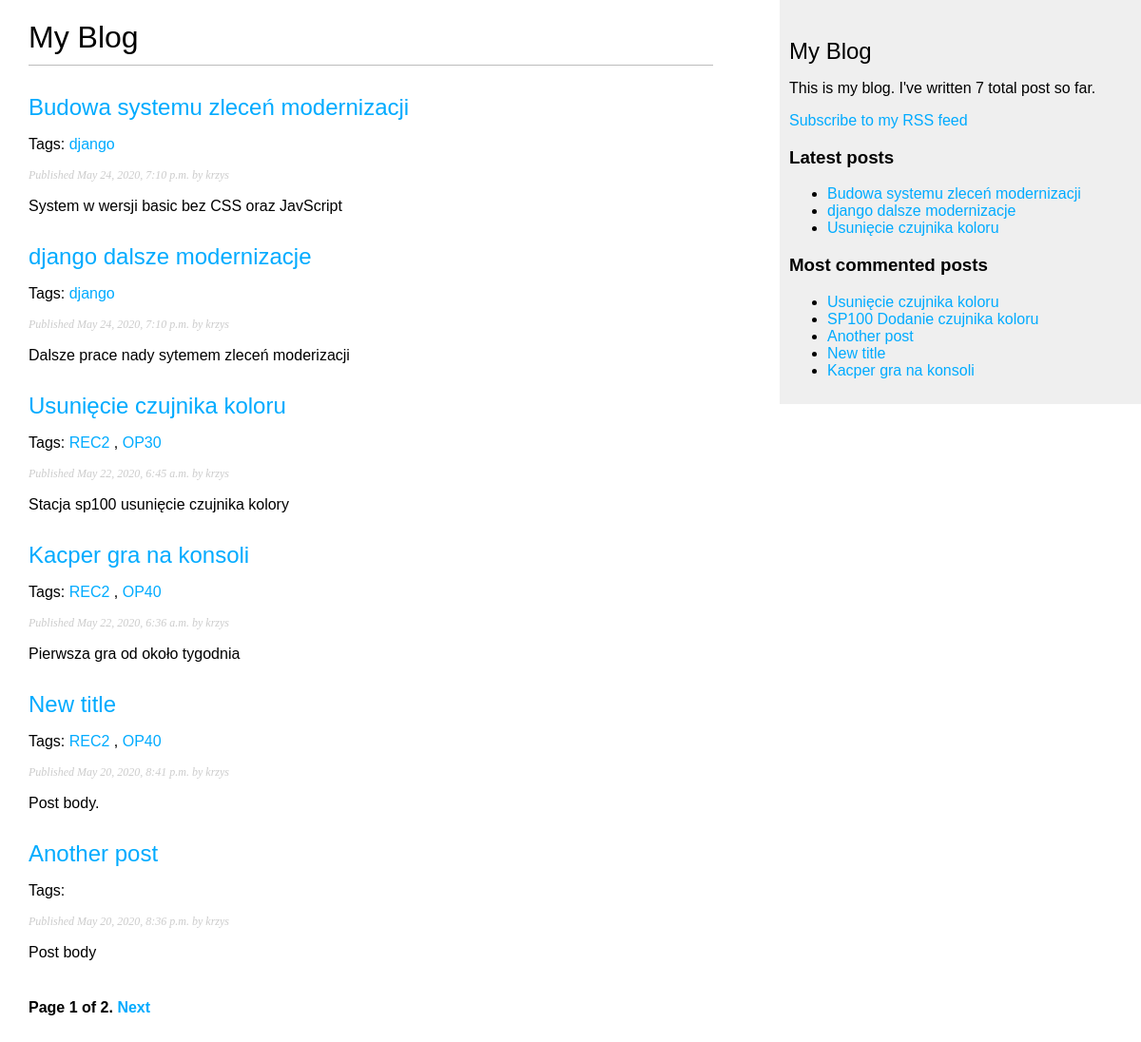
Screenshot of /blog/ with the database file from the repository.
### blog/models.py (models this page shows, shortened)
class Post(models.Model):
    STATUS_CHOICES = (('draft', 'Draft'),
                      ('published', 'Published'),)
    title = models.CharField(max_length=250)
    slug = models.SlugField(max_length=250, unique_for_date='publish')
    author = models.ForeignKey(User, on_delete=models.CASCADE, related_name='blog_posts')
    body = models.TextField()
    publish = models.DateTimeField(default=timezone.now())
    created = models.DateTimeField(auto_now_add=True)
    updated = models.DateTimeField(auto_now=True)
    status = models.CharField(max_length=10, choices=STATUS_CHOICES, default='draft')
    class Meta:
        ordering = ('-publish',)
    objects = models.Manager()  # The default manager.
    published = PublishedManager()
    drafted = DraftedManager()
    def get_absolute_url(self):
        return reverse('blog:post_detail',
                       args=[self.publish.year,
                             self.publish.month,
                             self.publish.day,
                             self.slug])
    tags = TaggableManager()

### blog/views.py (the view)
# urls.py: path('', views.post_list, name='post_list'),
def post_list(request, tag_slug=None):
    object_list = Post.objects.all()
    tag = None
    if tag_slug:
        tag = get_object_or_404(Tag, slug=tag_slug)
        object_list = object_list.filter(tags__in=[tag])
    paginator = Paginator(object_list, 6)  # 3 post in each page
    page = request.GET.get('page')
    try:
        posts = paginator.page(page)
    except PageNotAnInteger:
        posts = paginator.page(1)
    except EmptyPage:
        posts = paginator.page(paginator.num_pages)
    return render(request, 'blog/post/list.html', {'page': page,
                                                   'posts': posts,
                                                   'tag': tag})

### blog/models.py (called while the page is built)
    def get_queryset(self):
        return super(PublishedManager, self).get_queryset().filter(status='published')

### blog/templatetags/blog_tags.py (called while the page is built)
@register.simple_tag
def total_posts():
    return Post.published.count()

@register.inclusion_tag('blog/post/latest_posts.html')
def show_latest_posts(count=5):
    latest_posts = Post.published.order_by('-publish')[:count]
    return {'latest_posts': latest_posts}

@register.simple_tag
def get_most_commented_posts(count=5):
    return Post.published.annotate(total_comments=Count('comments')).order_by('-total_comments')[:count]

@register.filter(name='markdown')
def markdown_format(text):
    return mark_safe(markdown.markdown(text))

### templates/blog/post/list.html (shortened to what this page needs)
{% extends "blog/base.html" %}
{% load blog_tags %}
{% block content %}
    <h1>My Blog</h1>
    {% for post in posts %}
        <h2>
            <a href="{{ post.get_absolute_url }}">
                {{ post.title }}
            </a>
        </h2>
        <p class="tags">
            Tags:
            {% for tag in post.tags.all %}
                <a href="{% url "blog:post_list_by_tag" tag.slug %}">
                    {{ tag.name }}
                </a>
                {% if not forloop.last %}, {% endif %}
            {% endfor %}
        </p>
        <p class="date">
            Published {{ post.publish }} by {{ post.author }}
        </p>
        {{ post.body|markdown|truncatewords_html:30 }}
    {% endfor %}
    {% include "pagination.html" with page=posts %}
{% endblock %}

### templates/blog/base.html (shortened to what this page needs)
{% load blog_tags %}
{% load static %}
<!doctype html>
<html lang="en">
<head>
    <link href="{% static "css/blog.css" %}" rel="stylesheet">
</head>
<body>
<div id="content">
    {% block content %}
    {% endblock %}
</div>
<div id="sidebar">
    <h2>My Blog</h2>
    <p>This is my blog. I've written {% total_posts %} total post so far.</p>
    <p>
        <a href="{% url "blog:post_feed" %}">Subscribe to my RSS feed</a>
    </p>
    <h3>Latest posts</h3>
    {% show_latest_posts 3 %}
    <h3>Most commented posts</h3>
    {% get_most_commented_posts as most_commented_posts %}
    <ul>
        {% for post in most_commented_posts %}
            <li>
                <a href="{{ post.get_absolute_url }}">{{ post.title }}</a>
            </li>
        {% endfor %}
    </ul>
</div>
</body>
</html>

### templates/blog/post/latest_posts.html
<ul>
    {% for post in latest_posts %}
        <li>
            <a href="{{ post.get_absolute_url }}">{{ post.title }}</a>
        </li>
    {% endfor %}
</ul>

### blog/static/css/blog.css (style rules this page uses)
body { margin: 0; padding: 0; font-family: helvetica, sans-serif; }
a { color: #00abff; text-decoration: none; }
h1 { font-weight: normal; border-bottom: 1px solid #bbb; padding: 0 0 10px 0; }
h2 { font-weight: normal; margin: 30px 0 0; }
#content { float: left; width: 60%; padding: 0 0 0 30px; }
#sidebar { float: right; width: 30%; padding: 10px; background: #efefef; height: 100%; }
p.date { color: #ccc; font-family: georgia, serif; font-size: 12px; font-style: italic; }

### rows the page displays
Post: title "Budowa systemu zleceń modernizacji", publish "May 24, 2020, 7:10 p.m.", author "krzys", body "System w wersji basic bez CSS oraz JavScript"
Tag: name "django"
Post: title "django dalsze modernizacje", publish "May 24, 2020, 7:10 p.m.", author "krzys", body "Dalsze prace nady sytemem zleceń moderizacji"
Post: title "Usunięcie czujnika koloru", publish "May 22, 2020, 6:45 a.m.", author "krzys", body "Stacja sp100 usunięcie czujnika kolory"
Tag: name "REC2"
Tag: name "OP30"
Post: title "Kacper gra na konsoli", publish "May 22, 2020, 6:36 a.m.", author "krzys", body "Pierwsza gra od około tygodnia"
Tag: name "OP40"
Post: title "New title", publish "May 20, 2020, 8:41 p.m.", author "krzys", body "Post body."
Post: title "Another post", publish "May 20, 2020, 8:36 p.m.", author "krzys", body "Post body"
Post: title "SP100 Dodanie czujnika koloru"

### other values shown
{{ page.number }} "1"
{{ page.paginator.num_pages }} "2"
